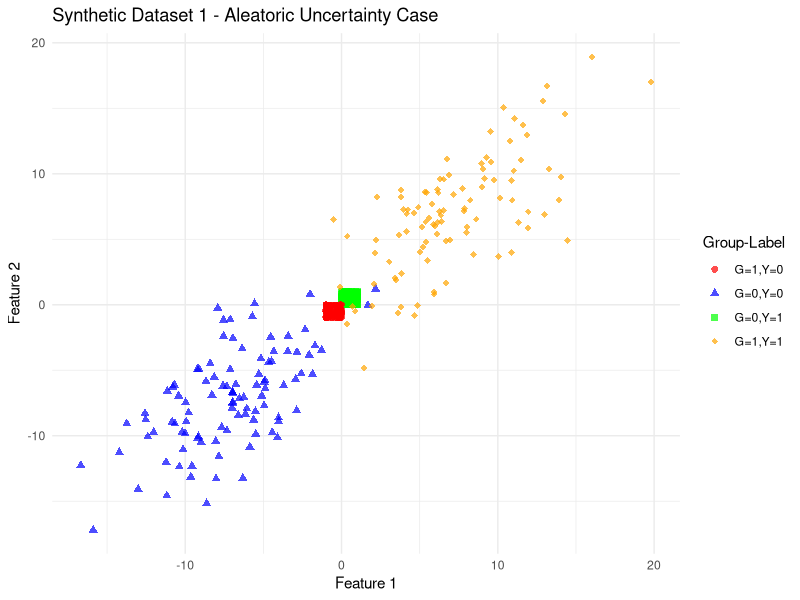
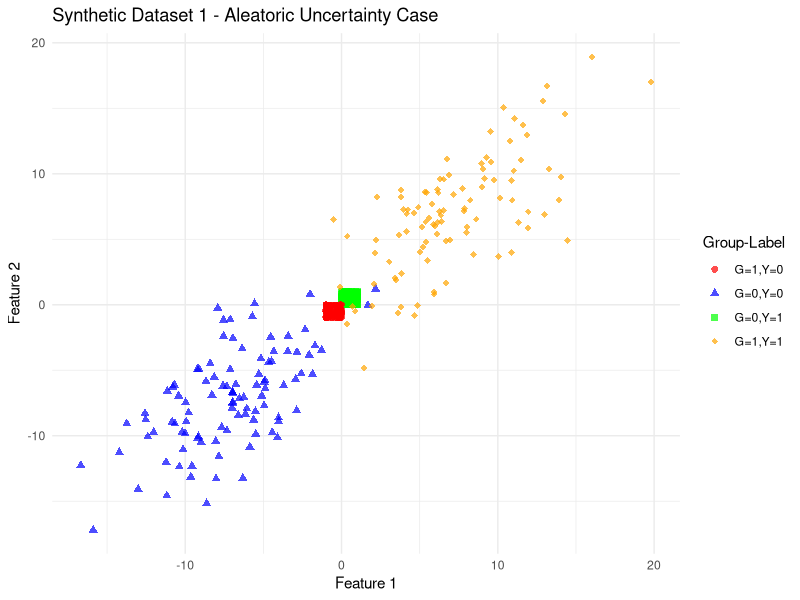

R code for these plots, in order:
library(MASS)
library(tidyverse)

# Replica Synthetic Dataset 1 (SD1) dal paper
# Case of Aleatoric Uncertainty

generate_synthetic_dataset_1 <- function(n_samples = 100) {
  set.seed(42)
  
  # Parameters per le 4 distribuzioni (dal paper)
  # G=0, Y=0: Beta distribution
  # G=0, Y=1: -Beta distribution  
  # G=1, Y=0: Normal distribution
  # G=1, Y=1: Normal distribution
  
  data_list <- list()
  
  # G=0, Y=0 - Beta distribution
  n <- n_samples
  beta_samples <- matrix(rbeta(n*2, 0.5, 0.5), ncol=2)
  data_list[[1]] <- data.frame(
    feature1 = beta_samples[,1],  # Scale to match paper
    feature2 = beta_samples[,2],
    G = 0, Y = 1
  )
  
  # G=0, Y=1 - Negative Beta
  data_list[[2]] <- data.frame(
    feature1 = -(beta_samples[,1]),
    feature2 = -(beta_samples[,2]),
    G = 0, Y = 0
  )
  
  # G=1, Y=0 - Normal distribution
  normal_samples_0 <- mvrnorm(n, mu = c(-7, -7), 
                              Sigma = matrix(c(15, 10, 10, 15), 2, 2))
  data_list[[3]] <- data.frame(
    feature1 = normal_samples_0[,1],
    feature2 = normal_samples_0[,2],
    G = 1, Y = 0
  )
  
  # G=1, Y=1 - Normal distribution
  normal_samples_1 <- mvrnorm(n, mu = c(7, 7), 
                              Sigma = matrix(c(15, 10, 10, 15), 2, 2))
  data_list[[4]] <- data.frame(
    feature1 = normal_samples_1[,1],
    feature2 = normal_samples_1[,2],
    G = 1, Y = 1
  )
  
  # Combine all data
  synthetic_data <- do.call(rbind, data_list)
  synthetic_data$G <- as.factor(synthetic_data$G)
  synthetic_data$Y <- as.factor(synthetic_data$Y)
  
  return(synthetic_data)
}

# Test the function
sd1_data_reverse <- generate_synthetic_dataset_1()
head(sd1_data_reverse)
table(sd1_data_reverse$G, sd1_data_reverse$Y)

### VISUALIZZAZIONE GRAFICA

plot_synthetic_data <- function(data, title = "Synthetic Dataset") {
  ggplot(data, aes(x = feature1, y = feature2, 
                   color = interaction(G, Y), 
                   shape = interaction(G, Y))) +
    geom_point(size = 2, alpha = 0.7) +
    scale_color_manual(values = c("red", "blue", "green", "orange"),
                       labels = c("G=1,Y=0", "G=0,Y=0", "G=0,Y=1", "G=1,Y=1")) +
    scale_shape_manual(values = c(16, 17, 15, 18),
                       labels = c("G=1,Y=0", "G=0,Y=0", "G=0,Y=1", "G=1,Y=1")) +
    labs(title = title, 
         x = "Feature 1", 
         y = "Feature 2",
         color = "Group-Label",
         shape = "Group-Label") +
    theme_minimal()
}

p1 <- plot_synthetic_data(sd1_data_reverse, "Synthetic Dataset 1 - Aleatoric Uncertainty Case")
print(p1)
ggsave("plots/synthetic_dataset_1.png", p1, width = 10, height = 6)

